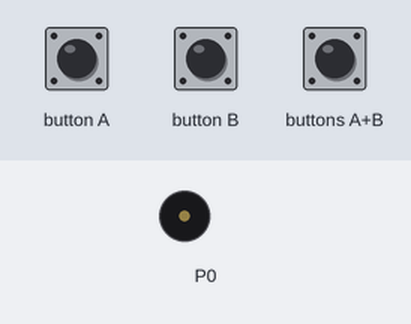
A program run on a simulated BBC micro:bit running MicroPython. Parts: buzzer (waves = sounding). The test bench sets the inputs (shaded band).

Above: at 1.2 s.
1.3 s: button A pressed for 0.15 s
At 9.2 s:
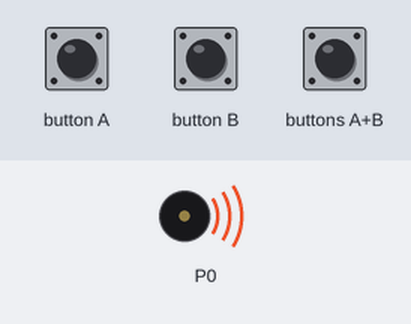
Timing chart, 0 to 10.4 s (numbered marks = the images above; inputs shaded):
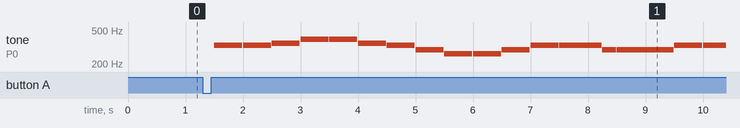

The program:

music.py
```python
# -*- coding: utf-8-*-# Encoding cookie added by Mu Editor
from microbit import *
import music

my_select = 0
while True:
    if my_select == 1:
        music.play(music.ODE)
    if my_select == 2:
        music.play(music.RINGTONE)
    if my_select == 3:
        music.play(music.BIRTHDAY)
    my_select = 0
    if button_a.was_pressed():
        my_select = 1
        sleep(200)
    if button_b.was_pressed():
        my_select = 2
        sleep(200)
    if button_a.is_pressed() and button_b.is_pressed():
        my_select = 3
        
```

Measured:
- after the input at 1.3 s, tone on P0: plays 330 Hz for 0.49 s, 330 Hz for 0.49 s, 349 Hz for 0.49 s, 392 Hz for 0.49 s, 392 Hz for 0.49 s, 349 Hz for 0.49 s … (17 notes in this stretch), starting after 0.20 s
